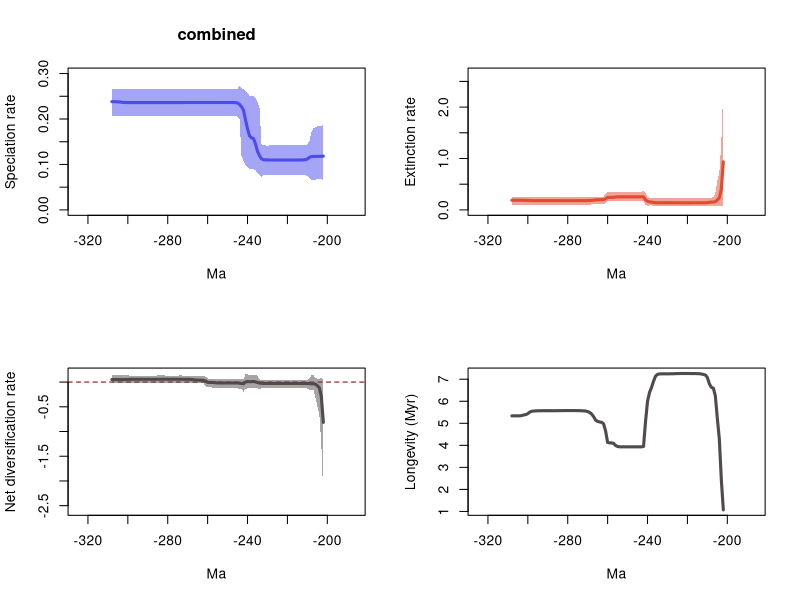

The R script that drew this image:
# 1 files combined:
# 	.\synapsida\mcmc_no_predictors\A_bdmcmc\combined_9_marginal_rates.log

# 95% HPDs calculated using code from Biopy (https://www.cs.auckland.ac.nz/~yhel002/biopy/)

pdf(file='C:/Users/SimoesLabAdmin/Documents/BDNN_Arielli/synapsida/mcmc_no_predictors/A_bdmcmc/combined_9_marginal_rates_RTT.pdf',width=10.8, height=8.4)
par(mfrow=c(2,2))
library(scales)
L_hpd_m95=c(NA, NA,NA,NA,NA,NA,NA,NA,NA,NA,NA,NA,NA,NA,NA,NA,NA,NA,NA,NA,NA,NA,NA,NA,NA,NA,NA,NA,NA,NA,NA,NA,NA,NA,NA,NA,NA,NA,NA,NA,NA,NA,NA,NA,NA,NA,NA,NA,NA,NA,NA,NA,NA,NA,NA,NA,NA,NA,NA,NA,NA,NA,NA,NA,NA,NA,NA,NA,NA,NA,NA,NA,NA,NA,NA,NA,NA,NA,NA,NA,NA,NA,NA,NA,NA,NA,NA,NA,NA,NA,NA,NA,NA,NA,NA,NA,NA,NA,NA,NA,NA,NA,NA,NA,NA,NA,NA,NA,NA,NA,NA,NA,NA,NA,NA,NA,NA,NA,NA,NA,NA,NA,NA,NA,NA,NA,NA,NA,NA,NA,NA,NA,NA,NA,NA,NA,NA,NA,NA,NA,NA,NA,NA,NA,NA,NA,NA,NA,NA,NA,NA,NA,NA,NA,NA,NA,NA,NA,NA,NA,NA,NA,NA,NA,NA,NA,NA,NA,NA,NA,NA,NA,NA,NA,NA,NA,NA,NA,NA,NA,NA,NA,NA,NA,NA,NA,NA,NA,NA,NA,NA,NA,NA,NA,NA,NA,NA,NA,NA,NA,NA,NA,0.066509,0.067266,0.067391,0.067442,0.066132,0.067391,0.066132,0.070305,0.075018,0.075863,0.076595,0.076851,0.077118,0.077123,0.077132,0.077127,0.077132,0.07713,0.07713,0.07713,0.077118,0.077116,0.077085,0.077118,0.07698,0.07698,0.076929,0.076861,0.076056,0.076364,0.075863,0.072506,0.075863,0.080342,0.087131,0.089679,0.090016,0.090588,0.09336,0.097781,0.108244,0.118283,0.199837,0.205107,0.206549,0.206425,0.206507,0.206481,0.206507,0.206518,0.20656,0.206549,0.20656,0.20656,0.20656,0.206574,0.206513,0.206507,0.206549,0.206549,0.206549,0.20656,0.20656,0.20656,0.206507,0.206507,0.206507,0.206562,0.20656,0.206578,0.206562,0.20656,0.206518,0.206507,0.206507,0.206481,0.206507,0.206507,0.20625,0.20625,0.20625,0.20625,0.20656,0.20656,0.20656,0.20656,0.20656,0.206419,0.206404,0.206404,0.206404,0.206404,0.206408,0.206404,0.20625,0.206237,0.206217,0.20688,0.206874,0.20625,0.206196,0.206568,0.206562,0.20656,0.20625,0.20625,0.20625)
L_hpd_M95=c(NA, NA,NA,NA,NA,NA,NA,NA,NA,NA,NA,NA,NA,NA,NA,NA,NA,NA,NA,NA,NA,NA,NA,NA,NA,NA,NA,NA,NA,NA,NA,NA,NA,NA,NA,NA,NA,NA,NA,NA,NA,NA,NA,NA,NA,NA,NA,NA,NA,NA,NA,NA,NA,NA,NA,NA,NA,NA,NA,NA,NA,NA,NA,NA,NA,NA,NA,NA,NA,NA,NA,NA,NA,NA,NA,NA,NA,NA,NA,NA,NA,NA,NA,NA,NA,NA,NA,NA,NA,NA,NA,NA,NA,NA,NA,NA,NA,NA,NA,NA,NA,NA,NA,NA,NA,NA,NA,NA,NA,NA,NA,NA,NA,NA,NA,NA,NA,NA,NA,NA,NA,NA,NA,NA,NA,NA,NA,NA,NA,NA,NA,NA,NA,NA,NA,NA,NA,NA,NA,NA,NA,NA,NA,NA,NA,NA,NA,NA,NA,NA,NA,NA,NA,NA,NA,NA,NA,NA,NA,NA,NA,NA,NA,NA,NA,NA,NA,NA,NA,NA,NA,NA,NA,NA,NA,NA,NA,NA,NA,NA,NA,NA,NA,NA,NA,NA,NA,NA,NA,NA,NA,NA,NA,NA,NA,NA,NA,NA,NA,NA,NA,NA,0.186927,0.184962,0.184073,0.183627,0.18135,0.180228,0.169893,0.151212,0.144441,0.141868,0.141793,0.141793,0.141814,0.141738,0.141738,0.141738,0.141738,0.141738,0.141738,0.141738,0.141737,0.141738,0.141738,0.141814,0.141711,0.141745,0.141738,0.141738,0.141088,0.141793,0.142396,0.144869,0.224936,0.236827,0.247022,0.249538,0.250117,0.251555,0.257342,0.262261,0.265917,0.267483,0.272824,0.266567,0.265786,0.265204,0.265253,0.265204,0.265212,0.265213,0.265234,0.265217,0.265217,0.265213,0.265204,0.265204,0.265086,0.265051,0.265086,0.265086,0.265086,0.265101,0.265101,0.265101,0.265051,0.265051,0.265084,0.265156,0.265167,0.265204,0.265204,0.265217,0.265213,0.265217,0.265234,0.265217,0.265255,0.265263,0.265009,0.265009,0.265014,0.265021,0.265342,0.265342,0.265342,0.265342,0.265342,0.265213,0.265213,0.265213,0.265213,0.265217,0.265234,0.265234,0.265084,0.265086,0.265084,0.265767,0.265772,0.265195,0.265213,0.265727,0.265917,0.26602,0.265779,0.265786,0.265786)
M_hpd_m95=c(NA, NA,NA,NA,NA,NA,NA,NA,NA,NA,NA,NA,NA,NA,NA,NA,NA,NA,NA,NA,NA,NA,NA,NA,NA,NA,NA,NA,NA,NA,NA,NA,NA,NA,NA,NA,NA,NA,NA,NA,NA,NA,NA,NA,NA,NA,NA,NA,NA,NA,NA,NA,NA,NA,NA,NA,NA,NA,NA,NA,NA,NA,NA,NA,NA,NA,NA,NA,NA,NA,NA,NA,NA,NA,NA,NA,NA,NA,NA,NA,NA,NA,NA,NA,NA,NA,NA,NA,NA,NA,NA,NA,NA,NA,NA,NA,NA,NA,NA,NA,NA,NA,NA,NA,NA,NA,NA,NA,NA,NA,NA,NA,NA,NA,NA,NA,NA,NA,NA,NA,NA,NA,NA,NA,NA,NA,NA,NA,NA,NA,NA,NA,NA,NA,NA,NA,NA,NA,NA,NA,NA,NA,NA,NA,NA,NA,NA,NA,NA,NA,NA,NA,NA,NA,NA,NA,NA,NA,NA,NA,NA,NA,NA,NA,NA,NA,NA,NA,NA,NA,NA,NA,NA,NA,NA,NA,NA,NA,NA,NA,NA,NA,NA,NA,NA,NA,NA,NA,NA,NA,NA,NA,NA,NA,NA,NA,NA,NA,NA,NA,NA,NA,0.078505,0.077968,0.076955,0.07407,0.073962,0.075836,0.07735,0.079995,0.082418,0.082527,0.082984,0.082967,0.083019,0.082842,0.083046,0.083042,0.083042,0.083021,0.083019,0.083042,0.083042,0.083042,0.083042,0.083042,0.083031,0.083042,0.083042,0.083031,0.083042,0.083042,0.082978,0.082967,0.082934,0.083042,0.083446,0.084235,0.086006,0.086241,0.082915,0.09012,0.181237,0.181189,0.181387,0.181448,0.181387,0.181387,0.181387,0.181387,0.181387,0.181387,0.181389,0.181389,0.181891,0.181905,0.181298,0.178696,0.177667,0.177668,0.176594,0.127133,0.119735,0.122009,0.121967,0.120981,0.120384,0.112361,0.105242,0.103049,0.101183,0.099778,0.099557,0.099513,0.099385,0.099409,0.099409,0.099351,0.09941,0.099409,0.099385,0.099531,0.099562,0.09964,0.099822,0.099941,0.100038,0.099996,0.100128,0.100138,0.100143,0.100154,0.10015,0.100171,0.100206,0.100356,0.100367,0.100391,0.100539,0.101167,0.100785,0.100759,0.100859,0.10035,0.099914,0.099793,0.099778,0.099759,0.099754)
M_hpd_M95=c(NA, NA,NA,NA,NA,NA,NA,NA,NA,NA,NA,NA,NA,NA,NA,NA,NA,NA,NA,NA,NA,NA,NA,NA,NA,NA,NA,NA,NA,NA,NA,NA,NA,NA,NA,NA,NA,NA,NA,NA,NA,NA,NA,NA,NA,NA,NA,NA,NA,NA,NA,NA,NA,NA,NA,NA,NA,NA,NA,NA,NA,NA,NA,NA,NA,NA,NA,NA,NA,NA,NA,NA,NA,NA,NA,NA,NA,NA,NA,NA,NA,NA,NA,NA,NA,NA,NA,NA,NA,NA,NA,NA,NA,NA,NA,NA,NA,NA,NA,NA,NA,NA,NA,NA,NA,NA,NA,NA,NA,NA,NA,NA,NA,NA,NA,NA,NA,NA,NA,NA,NA,NA,NA,NA,NA,NA,NA,NA,NA,NA,NA,NA,NA,NA,NA,NA,NA,NA,NA,NA,NA,NA,NA,NA,NA,NA,NA,NA,NA,NA,NA,NA,NA,NA,NA,NA,NA,NA,NA,NA,NA,NA,NA,NA,NA,NA,NA,NA,NA,NA,NA,NA,NA,NA,NA,NA,NA,NA,NA,NA,NA,NA,NA,NA,NA,NA,NA,NA,NA,NA,NA,NA,NA,NA,NA,NA,NA,NA,NA,NA,NA,NA,2.412004,1.32157,0.723782,0.563746,0.339312,0.24211,0.239907,0.234021,0.228593,0.226642,0.226703,0.226422,0.226375,0.226134,0.226351,0.226354,0.226375,0.226375,0.226375,0.226409,0.226409,0.226409,0.226414,0.226409,0.226375,0.226375,0.226375,0.226375,0.226409,0.226422,0.226375,0.226375,0.226365,0.226658,0.227922,0.231032,0.235702,0.238758,0.249381,0.321103,0.362508,0.356184,0.356121,0.356126,0.355944,0.355894,0.355894,0.355855,0.355851,0.355851,0.355855,0.355855,0.356246,0.353607,0.348859,0.341705,0.340223,0.340228,0.341429,0.313912,0.259725,0.255687,0.255351,0.253668,0.253617,0.254765,0.254126,0.2544,0.253617,0.253057,0.253057,0.253079,0.253008,0.253049,0.253049,0.252994,0.253057,0.253043,0.253008,0.253065,0.253057,0.253057,0.253063,0.253057,0.253057,0.252994,0.253065,0.253063,0.253065,0.253065,0.253057,0.253065,0.253065,0.253173,0.253065,0.253065,0.253065,0.253806,0.2544,0.255677,0.255987,0.256235,0.256227,0.256151,0.256143,0.256143,0.256151)
R_hpd_m95=c(NA, NA,NA,NA,NA,NA,NA,NA,NA,NA,NA,NA,NA,NA,NA,NA,NA,NA,NA,NA,NA,NA,NA,NA,NA,NA,NA,NA,NA,NA,NA,NA,NA,NA,NA,NA,NA,NA,NA,NA,NA,NA,NA,NA,NA,NA,NA,NA,NA,NA,NA,NA,NA,NA,NA,NA,NA,NA,NA,NA,NA,NA,NA,NA,NA,NA,NA,NA,NA,NA,NA,NA,NA,NA,NA,NA,NA,NA,NA,NA,NA,NA,NA,NA,NA,NA,NA,NA,NA,NA,NA,NA,NA,NA,NA,NA,NA,NA,NA,NA,NA,NA,NA,NA,NA,NA,NA,NA,NA,NA,NA,NA,NA,NA,NA,NA,NA,NA,NA,NA,NA,NA,NA,NA,NA,NA,NA,NA,NA,NA,NA,NA,NA,NA,NA,NA,NA,NA,NA,NA,NA,NA,NA,NA,NA,NA,NA,NA,NA,NA,NA,NA,NA,NA,NA,NA,NA,NA,NA,NA,NA,NA,NA,NA,NA,NA,NA,NA,NA,NA,NA,NA,NA,NA,NA,NA,NA,NA,NA,NA,NA,NA,NA,NA,NA,NA,NA,NA,NA,NA,NA,NA,NA,NA,NA,NA,NA,NA,NA,NA,NA,NA,-2.350113,-1.263594,-0.652279,-0.481477,-0.301323,-0.153778,-0.153778,-0.150699,-0.128892,-0.125093,-0.124382,-0.124225,-0.124496,-0.124266,-0.12423,-0.12422,-0.12423,-0.124243,-0.12425,-0.124066,-0.124184,-0.124188,-0.124181,-0.124184,-0.124184,-0.124163,-0.124181,-0.124237,-0.1242,-0.124357,-0.124492,-0.125914,-0.139707,-0.122795,-0.113325,-0.111977,-0.115197,-0.117676,-0.123121,-0.141526,-0.191505,-0.146525,-0.132645,-0.127779,-0.125218,-0.124929,-0.124889,-0.12532,-0.124904,-0.124904,-0.12532,-0.124904,-0.124098,-0.122025,-0.117977,-0.1124,-0.108329,-0.108136,-0.108279,-0.082942,-0.027124,-0.021643,-0.021661,-0.020417,-0.019198,-0.016578,-0.015937,-0.015658,-0.01553,-0.015897,-0.015937,-0.014057,-0.014185,-0.015658,-0.015748,-0.015743,-0.015658,-0.015748,-0.015743,-0.015658,-0.014185,-0.014101,-0.014061,-0.013975,-0.015909,-0.015909,-0.015827,-0.015837,-0.015827,-0.015827,-0.015822,-0.015822,-0.015809,-0.015748,-0.015748,-0.015909,-0.016038,-0.015937,-0.018077,-0.019663,-0.020523,-0.020416,-0.021355,-0.021737,-0.021895,-0.021944,-0.021967)
R_hpd_M95=c(NA, NA,NA,NA,NA,NA,NA,NA,NA,NA,NA,NA,NA,NA,NA,NA,NA,NA,NA,NA,NA,NA,NA,NA,NA,NA,NA,NA,NA,NA,NA,NA,NA,NA,NA,NA,NA,NA,NA,NA,NA,NA,NA,NA,NA,NA,NA,NA,NA,NA,NA,NA,NA,NA,NA,NA,NA,NA,NA,NA,NA,NA,NA,NA,NA,NA,NA,NA,NA,NA,NA,NA,NA,NA,NA,NA,NA,NA,NA,NA,NA,NA,NA,NA,NA,NA,NA,NA,NA,NA,NA,NA,NA,NA,NA,NA,NA,NA,NA,NA,NA,NA,NA,NA,NA,NA,NA,NA,NA,NA,NA,NA,NA,NA,NA,NA,NA,NA,NA,NA,NA,NA,NA,NA,NA,NA,NA,NA,NA,NA,NA,NA,NA,NA,NA,NA,NA,NA,NA,NA,NA,NA,NA,NA,NA,NA,NA,NA,NA,NA,NA,NA,NA,NA,NA,NA,NA,NA,NA,NA,NA,NA,NA,NA,NA,NA,NA,NA,NA,NA,NA,NA,NA,NA,NA,NA,NA,NA,NA,NA,NA,NA,NA,NA,NA,NA,NA,NA,NA,NA,NA,NA,NA,NA,NA,NA,NA,NA,NA,NA,NA,NA,0.046573,0.089558,0.061425,0.068235,0.080422,0.156093,0.141274,0.070668,0.0384,0.035475,0.034966,0.034666,0.0341,0.034136,0.034136,0.034136,0.034136,0.034136,0.034136,0.034341,0.034238,0.034238,0.034258,0.034272,0.03426,0.034272,0.03426,0.034291,0.034423,0.034626,0.035475,0.037854,0.053708,0.12559,0.143958,0.144376,0.139977,0.143288,0.153883,0.15731,0.060671,0.064547,0.061973,0.058978,0.060078,0.060078,0.060078,0.059599,0.059988,0.059988,0.059582,0.059988,0.060671,0.059861,0.061189,0.064862,0.068852,0.069087,0.070983,0.110605,0.122175,0.118596,0.118018,0.117886,0.118615,0.125193,0.128801,0.130356,0.131408,0.131566,0.131776,0.133724,0.133724,0.13236,0.132319,0.132326,0.132438,0.132328,0.132326,0.132326,0.133743,0.133724,0.133635,0.133635,0.131578,0.131563,0.131585,0.131585,0.131585,0.131578,0.131585,0.131585,0.131585,0.131585,0.131578,0.131544,0.131578,0.132744,0.133122,0.133756,0.133756,0.135829,0.13596,0.13596,0.135984,0.135984,0.135984)
L_mean=c(NA, NA,NA,NA,NA,NA,NA,NA,NA,NA,NA,NA,NA,NA,NA,NA,NA,NA,NA,NA,NA,NA,NA,NA,NA,NA,NA,NA,NA,NA,NA,NA,NA,NA,NA,NA,NA,NA,NA,NA,NA,NA,NA,NA,NA,NA,NA,NA,NA,NA,NA,NA,NA,NA,NA,NA,NA,NA,NA,NA,NA,NA,NA,NA,NA,NA,NA,NA,NA,NA,NA,NA,NA,NA,NA,NA,NA,NA,NA,NA,NA,NA,NA,NA,NA,NA,NA,NA,NA,NA,NA,NA,NA,NA,NA,NA,NA,NA,NA,NA,NA,NA,NA,NA,NA,NA,NA,NA,NA,NA,NA,NA,NA,NA,NA,NA,NA,NA,NA,NA,NA,NA,NA,NA,NA,NA,NA,NA,NA,NA,NA,NA,NA,NA,NA,NA,NA,NA,NA,NA,NA,NA,NA,NA,NA,NA,NA,NA,NA,NA,NA,NA,NA,NA,NA,NA,NA,NA,NA,NA,NA,NA,NA,NA,NA,NA,NA,NA,NA,NA,NA,NA,NA,NA,NA,NA,NA,NA,NA,NA,NA,NA,NA,NA,NA,NA,NA,NA,NA,NA,NA,NA,NA,NA,NA,NA,NA,NA,NA,NA,NA,NA,0.118265734684203,0.117923521575825,0.117857143506588,0.117825623486653,0.117777133466232,0.117627765729081,0.117220694620022,0.11529761552487,0.112009267309282,0.110476875711091,0.110033053945641,0.109881541085234,0.109769330164827,0.109730242621676,0.109710169312491,0.109700527981718,0.109696719100987,0.109691644065736,0.109691832450041,0.10969199770263,0.109696844945787,0.10969967559683,0.109707818301162,0.109722623146302,0.109742557798901,0.10976226047795,0.109780193854233,0.109808677067633,0.109866138316235,0.110034633356834,0.110486783500267,0.112304371262216,0.119411683485681,0.128883923870764,0.145344052170953,0.156966346586765,0.158564886821121,0.162990949251228,0.178488162177274,0.198021099248797,0.219221979736957,0.2268992684762,0.232120223476929,0.23514885813439,0.236062049071328,0.236285739242476,0.236261510976321,0.236251297004911,0.236243959899353,0.23624563524092,0.236247481232071,0.236248379078135,0.236249894928769,0.236252559208927,0.236254590472602,0.236268347996791,0.236300155990178,0.236338023399134,0.236348221677931,0.236348811202412,0.236348999453007,0.236350613823115,0.236351664024894,0.236351514635095,0.236350317608305,0.236343288070696,0.236316860687023,0.236293614953566,0.236277226382068,0.23626528433899,0.236245096343657,0.23622803650265,0.236207513383089,0.23619013555696,0.236182993752127,0.236177894551952,0.23617564049205,0.236173660755093,0.236172412943064,0.236172279160792,0.236171208914766,0.236169817985122,0.236168054249526,0.236168054249526,0.236168028783974,0.236167911873389,0.236167740506637,0.236166499246366,0.236167500632081,0.236167500632081,0.236167634754704,0.236167732715029,0.236171055185491,0.236171686864881,0.236174500814412,0.236180710847474,0.236188179984927,0.236206607733262,0.236222759772937,0.2362953179365,0.236418187375407,0.236788906111732,0.237398040137113,0.237824580529489,0.23811309319541,0.238151651565615,0.238151651565615)
M_mean=c(NA, NA,NA,NA,NA,NA,NA,NA,NA,NA,NA,NA,NA,NA,NA,NA,NA,NA,NA,NA,NA,NA,NA,NA,NA,NA,NA,NA,NA,NA,NA,NA,NA,NA,NA,NA,NA,NA,NA,NA,NA,NA,NA,NA,NA,NA,NA,NA,NA,NA,NA,NA,NA,NA,NA,NA,NA,NA,NA,NA,NA,NA,NA,NA,NA,NA,NA,NA,NA,NA,NA,NA,NA,NA,NA,NA,NA,NA,NA,NA,NA,NA,NA,NA,NA,NA,NA,NA,NA,NA,NA,NA,NA,NA,NA,NA,NA,NA,NA,NA,NA,NA,NA,NA,NA,NA,NA,NA,NA,NA,NA,NA,NA,NA,NA,NA,NA,NA,NA,NA,NA,NA,NA,NA,NA,NA,NA,NA,NA,NA,NA,NA,NA,NA,NA,NA,NA,NA,NA,NA,NA,NA,NA,NA,NA,NA,NA,NA,NA,NA,NA,NA,NA,NA,NA,NA,NA,NA,NA,NA,NA,NA,NA,NA,NA,NA,NA,NA,NA,NA,NA,NA,NA,NA,NA,NA,NA,NA,NA,NA,NA,NA,NA,NA,NA,NA,NA,NA,NA,NA,NA,NA,NA,NA,NA,NA,NA,NA,NA,NA,NA,NA,0.934381837275733,0.409698135532649,0.23348971133369,0.191455235231196,0.160155651602081,0.151670149754461,0.150801046834735,0.147318432950844,0.141262701475665,0.139060991345359,0.138531893932027,0.138191913806097,0.137951240737589,0.137858584601546,0.13782447595663,0.137809701512131,0.137789253318423,0.137775566429231,0.137768861841785,0.137765440389945,0.13776770919434,0.137772005506394,0.137781665301211,0.137805277094374,0.137872874993922,0.137956318933243,0.137991500546993,0.138017947938445,0.138021045643507,0.138024284193125,0.138032600172607,0.13806564740847,0.138146546141878,0.138466648247192,0.140140213691836,0.14482526264161,0.150969541024457,0.15629812061798,0.16677958255944,0.197045267673944,0.253114458076044,0.254388426168133,0.254356858183012,0.254368255311907,0.254384783706909,0.254393449299849,0.254400433400593,0.254400006734089,0.254406575655176,0.254411622805951,0.254413299630476,0.254408784436233,0.254381267734721,0.253393430507609,0.250442271928332,0.244699301089123,0.24325431054602,0.243261389604707,0.242223176338309,0.215390363008703,0.201084669482666,0.198251040319444,0.197685912833666,0.196479763626197,0.194510470985073,0.188795530923324,0.184534363312588,0.182137433546458,0.180774125054699,0.179975344447416,0.179710234623426,0.179593791218943,0.179460703529927,0.179386362413089,0.179333904543686,0.17931889186561,0.179305221677931,0.179307295594885,0.179311475519035,0.179330097279623,0.179342135873,0.179369105703311,0.1794150730053,0.179448935673652,0.179477343547917,0.179488557640881,0.179506465940584,0.179509220705499,0.179513090521223,0.179517288095007,0.179524081173725,0.179542850622356,0.1795774639471,0.179629155297321,0.179800472504498,0.179989060448777,0.180299953760879,0.181413405029902,0.183860459704867,0.185423458781057,0.185816395159722,0.186870979299363,0.187280461698352,0.187340170807604,0.18735460797637,0.187367703371906,0.187372960665143)
R_mean=c(NA, NA,NA,NA,NA,NA,NA,NA,NA,NA,NA,NA,NA,NA,NA,NA,NA,NA,NA,NA,NA,NA,NA,NA,NA,NA,NA,NA,NA,NA,NA,NA,NA,NA,NA,NA,NA,NA,NA,NA,NA,NA,NA,NA,NA,NA,NA,NA,NA,NA,NA,NA,NA,NA,NA,NA,NA,NA,NA,NA,NA,NA,NA,NA,NA,NA,NA,NA,NA,NA,NA,NA,NA,NA,NA,NA,NA,NA,NA,NA,NA,NA,NA,NA,NA,NA,NA,NA,NA,NA,NA,NA,NA,NA,NA,NA,NA,NA,NA,NA,NA,NA,NA,NA,NA,NA,NA,NA,NA,NA,NA,NA,NA,NA,NA,NA,NA,NA,NA,NA,NA,NA,NA,NA,NA,NA,NA,NA,NA,NA,NA,NA,NA,NA,NA,NA,NA,NA,NA,NA,NA,NA,NA,NA,NA,NA,NA,NA,NA,NA,NA,NA,NA,NA,NA,NA,NA,NA,NA,NA,NA,NA,NA,NA,NA,NA,NA,NA,NA,NA,NA,NA,NA,NA,NA,NA,NA,NA,NA,NA,NA,NA,NA,NA,NA,NA,NA,NA,NA,NA,NA,NA,NA,NA,NA,NA,NA,NA,NA,NA,NA,NA,-0.816116103077746,-0.291774614272864,-0.115632567195021,-0.073629611039529,-0.04237851694462,-0.034042382202071,-0.033580350525113,-0.032020815857928,-0.029253433424904,-0.028584114880634,-0.028498839062576,-0.028310371687655,-0.028181909600331,-0.028128341007439,-0.028114305659552,-0.028109172485049,-0.028092533220693,-0.028083921403219,-0.028077028431468,-0.028073441702728,-0.028070863276122,-0.028072328973598,-0.028073846039772,-0.028082652987796,-0.028130316331988,-0.028194057580104,-0.028211305793261,-0.028209269983469,-0.028154906476394,-0.027989649876015,-0.027545815906549,-0.025761275587106,-0.018734861695921,-0.009582723963145,0.005203838527739,0.012141084929742,0.007595346525988,0.006692830031118,0.011708580833374,0.000975832729615,-0.033892477366655,-0.027489156561482,-0.02223663384305,-0.019219396314484,-0.018322733869791,-0.018107709400982,-0.018138921719259,-0.018148709024165,-0.018162615062965,-0.018165986872174,-0.018165817717703,-0.018160404689551,-0.01813137214956,-0.017140870605825,-0.014187680617008,-0.00843095177955,-0.006954153352458,-0.006923364965722,-0.00587495362717,0.020958448886566,0.035264330626732,0.038099574111441,0.038665751446492,0.03987175137356,0.04183984704867,0.047547757499878,0.051782497690475,0.054156181394953,0.055503101339524,0.056289939952351,0.056534861574367,0.056634245101376,0.056746809634366,0.056803772973696,0.056849089074731,0.056859002564788,0.056870418668255,0.056866365002188,0.056860937241698,0.056842181674527,0.056829072798658,0.056800712038703,0.056752980940341,0.056719118332766,0.056690685017261,0.056679354050177,0.056661274395877,0.056657278395002,0.056654409989303,0.05665021241552,0.056643553483736,0.056624881971119,0.056593591153304,0.056542531397384,0.056374028139738,0.056191650350075,0.055888226211893,0.054793202435941,0.052362300189624,0.050871859191909,0.050601792215685,0.049917926873146,0.050117578353673,0.050484409697574,0.050758485158263,0.050783948169398,0.05077869085185)
trans=0.5
age=(0:(309-1))* -1
plot(age,age,type = 'n', ylim = c(0, 0.30010640000000005), xlim = c(-324.45,-186.55), ylab = 'Speciation rate', xlab = 'Ma',main='combined' )
polygon(c(age, rev(age)), c(L_hpd_M95, rev(L_hpd_m95)), col = alpha("#4c4cec",trans), border = NA)
lines(rev(age), rev(L_mean), col = "#4c4cec", lwd=3)
plot(age,age,type = 'n', ylim = c(0, 2.6532044000000004), xlim = c(-324.45,-186.55), ylab = 'Extinction rate', xlab = 'Ma' )
polygon(c(age, rev(age)), c(M_hpd_M95, rev(M_hpd_m95)), col = alpha("#e34a33",trans), border = NA)
lines(rev(age), rev(M_mean), col = "#e34a33", lwd=3)
plot(age,age,type = 'n', ylim = c(-2.5851243, 0.17304100000000003), xlim = c(-324.45,-186.55), ylab = 'Net diversification rate', xlab = 'Ma' )
abline(h=0,lty=2,col="darkred")
polygon(c(age, rev(age)), c(R_hpd_M95, rev(R_hpd_m95)), col = alpha("#504A4B",trans), border = NA)
lines(rev(age), rev(R_mean), col = "#504A4B", lwd=3)
plot(age,rev(1/M_mean),type = 'n', xlim = c(-324.45,-186.55), ylab = 'Longevity (Myr)', xlab = 'Ma' )
lines(rev(age), rev(1/M_mean), col = "#504A4B", lwd=3)
n <- dev.off()
